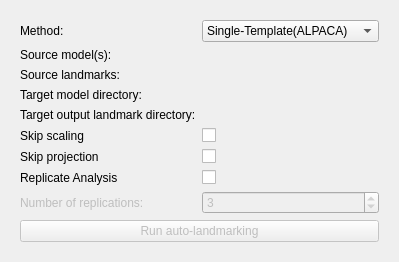
     <widget class="QWidget" name="alignMultiTab">
      <attribute name="title">
       <string>Batch processing</string>
      </attribute>
      <layout class="QGridLayout" name="gridLayout_2">
       <item row="2" column="0" alignment="Qt::AlignTop">
        <widget class="ctkCollapsibleButton" name="alignMultiWidget" native="true">
         <property name="toolTip">
          <string/>
         </property>
         <property name="text" stdset="0">
          <string>Transfer landmark points from one or multiple source models to a directory of target models</string>
         </property>
         <layout class="QFormLayout" name="FormLayout_2">
          <item row="0" column="0">
           <widget class="QLabel" name="methodLabel">
            <property name="text">
             <string>Method: </string>
            </property>
           </widget>
          </item>
          <item row="0" column="1">
           <widget class="QComboBox" name="methodBatchWidget">
            <property name="toolTip">
             <string>Select the template method</string>
            </property>
            <item>
             <property name="text">
              <string>Single-Template(ALPACA)</string>
             </property>
            </item>
            <item>
             <property name="text">
              <string>Multi-Template(MALPACA)</string>
             </property>
            </item>
           </widget>
          </item>
          <item row="1" column="0">
           <widget class="QLabel" name="sourceModelMultiSelectorLabel">
            <property name="text">
             <string>Source model(s):</string>
            </property>
           </widget>
          </item>
          <item row="1" column="1">
           <widget class="ctkPathLineEdit" name="sourceModelMultiSelector" native="true">
            <property name="toolTip">
             <string>Select the source model</string>
            </property>
            <property name="filters">
             <set>ctkPathLineEdit::Files</set>
            </property>
            <property name="nameFilters">
             <stringlist>
              <string>*.ply</string>
             </stringlist>
            </property>
           </widget>
          </item>
          <item row="2" column="0">
           <widget class="QLabel" name="sourceFiducialMultiSelectorLabel">
            <property name="text">
             <string>Source landmarks:</string>
            </property>
           </widget>
          </item>
          <item row="2" column="1">
           <widget class="ctkPathLineEdit" name="sourceFiducialMultiSelector" native="true">
            <property name="toolTip">
             <string>Select the source landmarks</string>
            </property>
            <property name="filters">
             <set>ctkPathLineEdit::Files|ctkPathLineEdit::NoDot|ctkPathLineEdit::NoDotDot|ctkPathLineEdit::Readable</set>
            </property>
            <property name="nameFilters">
             <stringlist>
              <string>*.fcsv *.json *.mrk.json</string>
             </stringlist>
            </property>
           </widget>
          </item>
          <item row="3" column="0">
           <widget class="QLabel" name="targetModelMultiSelectorLabel">
            <property name="text">
             <string>Target model directory:</string>
            </property>
           </widget>
          </item>
          <item row="3" column="1">
           <widget class="ctkPathLineEdit" name="targetModelMultiSelector" native="true">
            <property name="toolTip">
             <string>Select the directory of models to be landmarked</string>
            </property>
            <property name="filters">
             <set>ctkPathLineEdit::Dirs|ctkPathLineEdit::Drives</set>
            </property>
           </widget>
          </item>
          <item row="5" column="0">
           <widget class="QLabel" name="landmarkOutputSelectorLabel">
            <property name="text">
             <string>Target output landmark directory:</string>
            </property>
           </widget>
          </item>
          <item row="5" column="1">
           <widget class="ctkPathLineEdit" name="landmarkOutputSelector" native="true">
            <property name="toolTip">
             <string>Select the output directory where the landmarks will be saved</string>
            </property>
            <property name="filters">
             <set>ctkPathLineEdit::Dirs|ctkPathLineEdit::Drives</set>
            </property>
           </widget>
          </item>
          <item row="6" column="0">
           <widget class="QLabel" name="skipScalingMultiCheckBoxLabel">
            <property name="text">
             <string>Skip scaling</string>
            </property>
           </widget>
          </item>
          <item row="6" column="1">
           <widget class="QCheckBox" name="skipScalingMultiCheckBox">
            <property name="toolTip">
             <string>If checked, ALPACA will skip scaling during the alignment.</string>
            </property>
           </widget>
          </item>
          <item row="7" column="0">
           <widget class="QLabel" name="skipProjectionCheckBoxMultiLabel">
            <property name="text">
             <string>Skip projection</string>
            </property>
           </widget>
          </item>
          <item row="7" column="1">
           <widget class="QCheckBox" name="skipProjectionCheckBoxMulti">
            <property name="toolTip">
             <string>If checked, ALPACA will skip final refinement step placing landmarks on the target surface.</string>
            </property>
           </widget>
          </item>
          <item row="8" column="1">
           <widget class="QCheckBox" name="replicateAnalysisCheckBox">
            <property name="text">
             <string/>
            </property>
           </widget>
          </item>
          <item row="8" column="0">
           <widget class="QLabel" name="replicateAnalysisLabel">
            <property name="text">
             <string>Replicate Analysis</string>
            </property>
           </widget>
          </item>
          <item row="9" column="0">
           <widget class="QLabel" name="replicationNumberLabel">
            <property name="enabled">
             <bool>false</bool>
            </property>
            <property name="text">
             <string>Number of replications: </string>
            </property>
           </widget>
          </item>
          <item row="9" column="1">
           <widget class="QSpinBox" name="replicationNumberSpinBox">
            <property name="enabled">
             <bool>false</bool>
            </property>
            <property name="value">
             <number>3</number>
            </property>
           </widget>
          </item>
          <item row="10" column="0" colspan="2">
           <widget class="QPushButton" name="applyLandmarkMultiButton">
            <property name="enabled">
             <bool>false</bool>
            </property>
            <property name="toolTip">
             <string>Align the target models with the source model and transfer landmarks.&quot;</string>
            </property>
            <property name="text">
             <string>Run auto-landmarking</string>
            </property>
           </widget>
          </item>
         </layout>
        </widget>
       </item>
      </layout>
     </widget>
